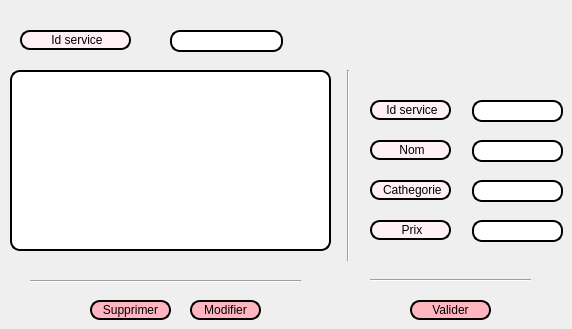
     <widget class="QWidget" name="tab_15">
      <attribute name="title">
       <string>Liste</string>
      </attribute>
      <widget class="QTableView" name="tableView_4">
       <property name="geometry">
        <rect>
         <x>10</x>
         <y>70</y>
         <width>321</width>
         <height>181</height>
        </rect>
       </property>
       <property name="styleSheet">
        <string notr="true">font: 8pt &quot;Comic Sans MS&quot;;
border: 2px solid black;
font: 75 8pt &quot;MS Shell Dlg 2&quot;;
border-radius: 10px;
padding: 0 8px;
background: white;
font: bold, &quot;Comic Sans MS&quot;;;
text-align:center
</string>
       </property>
       <property name="sortingEnabled">
        <bool>true</bool>
       </property>
      </widget>
      <widget class="QPushButton" name="pushButton_supprimer_service">
       <property name="geometry">
        <rect>
         <x>90</x>
         <y>300</y>
         <width>81</width>
         <height>20</height>
        </rect>
       </property>
       <property name="styleSheet">
        <string notr="true">border: 2px solid black;
border-radius: 10px;
padding: 0 8px;
background:#FFB6C1	;
font: bold, &quot;Comic Sans MS&quot;
</string>
       </property>
       <property name="text">
        <string>Supprimer</string>
       </property>
      </widget>
      <widget class="QPushButton" name="pushButton_valider_service_liste">
       <property name="geometry">
        <rect>
         <x>410</x>
         <y>300</y>
         <width>81</width>
         <height>20</height>
        </rect>
       </property>
       <property name="styleSheet">
        <string notr="true">border: 2px solid black;
border-radius: 10px;
padding: 0 8px;
background:#FFB6C1	;
font: bold, &quot;Comic Sans MS&quot;
</string>
       </property>
       <property name="text">
        <string>Valider</string>
       </property>
      </widget>
      <widget class="QPushButton" name="pushButton_modifier_service">
       <property name="geometry">
        <rect>
         <x>190</x>
         <y>300</y>
         <width>71</width>
         <height>20</height>
        </rect>
       </property>
       <property name="styleSheet">
        <string notr="true">border: 2px solid black;
border-radius: 10px;
padding: 0 8px;
background:#FFB6C1	;
font: bold, &quot;Comic Sans MS&quot;
</string>
       </property>
       <property name="text">
        <string>Modifier</string>
       </property>
      </widget>
      <widget class="QLineEdit" name="prix_modif_serv">
       <property name="geometry">
        <rect>
         <x>472</x>
         <y>220</y>
         <width>91</width>
         <height>22</height>
        </rect>
       </property>
       <property name="styleSheet">
        <string notr="true">font: 8pt &quot;Comic Sans MS&quot;;
border: 2px solid black;
font: 75 8pt &quot;MS Shell Dlg 2&quot;;
border-radius: 10px;
padding: 0 8px;
background: white;
font: bold, &quot;Comic Sans MS&quot;;;
text-align:center
</string>
       </property>
       <property name="text">
        <string/>
       </property>
       <property name="maxLength">
        <number>8</number>
       </property>
      </widget>
      <widget class="QLineEdit" name="cath_modif_serv">
       <property name="geometry">
        <rect>
         <x>472</x>
         <y>180</y>
         <width>91</width>
         <height>22</height>
        </rect>
       </property>
       <property name="styleSheet">
        <string notr="true">font: 8pt &quot;Comic Sans MS&quot;;
border: 2px solid black;
font: 75 8pt &quot;MS Shell Dlg 2&quot;;
border-radius: 10px;
padding: 0 8px;
background: white;
font: bold, &quot;Comic Sans MS&quot;;;
text-align:center
</string>
       </property>
       <property name="maxLength">
        <number>10</number>
       </property>
      </widget>
      <widget class="QLineEdit" name="nom_modif_serv">
       <property name="geometry">
        <rect>
         <x>472</x>
         <y>140</y>
         <width>91</width>
         <height>22</height>
        </rect>
       </property>
       <property name="styleSheet">
        <string notr="true">font: 8pt &quot;Comic Sans MS&quot;;
border: 2px solid black;
font: 75 8pt &quot;MS Shell Dlg 2&quot;;
border-radius: 10px;
padding: 0 8px;
background: white;
font: bold, &quot;Comic Sans MS&quot;;;
text-align:center
</string>
       </property>
       <property name="maxLength">
        <number>10</number>
       </property>
      </widget>
      <widget class="QLabel" name="label_30">
       <property name="geometry">
        <rect>
         <x>370</x>
         <y>140</y>
         <width>81</width>
         <height>20</height>
        </rect>
       </property>
       <property name="styleSheet">
        <string notr="true">border: 2px solid black;
font: 75 8pt &quot;MS Shell Dlg 2&quot;;
border-radius: 10px;
padding: 0 8px;
background: #FFF0F5;
font: bold, &quot;Comic Sans MS&quot;;;
text-align:center;

</string>
       </property>
       <property name="text">
        <string>&lt;html&gt;&lt;head/&gt;&lt;body&gt;&lt;p align=&quot;center&quot;&gt;Nom&lt;/p&gt;&lt;/body&gt;&lt;/html&gt;</string>
       </property>
      </widget>
      <widget class="QLabel" name="label_31">
       <property name="geometry">
        <rect>
         <x>370</x>
         <y>180</y>
         <width>81</width>
         <height>20</height>
        </rect>
       </property>
       <property name="styleSheet">
        <string notr="true">border: 2px solid black;
font: 75 8pt &quot;MS Shell Dlg 2&quot;;
border-radius: 10px;
padding: 0 8px;
background: #FFF0F5;
font: bold, &quot;Comic Sans MS&quot;;;
text-align:center;

</string>
       </property>
       <property name="text">
        <string>&lt;html&gt;&lt;head/&gt;&lt;body&gt;&lt;p align=&quot;center&quot;&gt;Cathegorie&lt;/p&gt;&lt;/body&gt;&lt;/html&gt;</string>
       </property>
      </widget>
      <widget class="QLabel" name="label_32">
       <property name="geometry">
        <rect>
         <x>370</x>
         <y>220</y>
         <width>81</width>
         <height>20</height>
        </rect>
       </property>
       <property name="styleSheet">
        <string notr="true">border: 2px solid black;
font: 75 8pt &quot;MS Shell Dlg 2&quot;;
border-radius: 10px;
padding: 0 8px;
background: #FFF0F5;
font: bold, &quot;Comic Sans MS&quot;;;
text-align:center;

</string>
       </property>
       <property name="text">
        <string>&lt;html&gt;&lt;head/&gt;&lt;body&gt;&lt;p align=&quot;center&quot;&gt;Prix&lt;/p&gt;&lt;/body&gt;&lt;/html&gt;</string>
       </property>
      </widget>
      <widget class="QLabel" name="label_33">
       <property name="geometry">
        <rect>
         <x>20</x>
         <y>30</y>
         <width>111</width>
         <height>20</height>
        </rect>
       </property>
       <property name="styleSheet">
        <string notr="true">border: 2px solid black;
font: 75 8pt &quot;MS Shell Dlg 2&quot;;
border-radius: 10px;
padding: 0 8px;
background: #FFF0F5;
font: bold, &quot;Comic Sans MS&quot;;;
text-align:center;

</string>
       </property>
       <property name="text">
        <string>&lt;html&gt;&lt;head/&gt;&lt;body&gt;&lt;p align=&quot;center&quot;&gt;Id service&lt;/p&gt;&lt;/body&gt;&lt;/html&gt;</string>
       </property>
      </widget>
      <widget class="QLineEdit" name="id_serv_liste">
       <property name="geometry">
        <rect>
         <x>170</x>
         <y>30</y>
         <width>113</width>
         <height>22</height>
        </rect>
       </property>
       <property name="styleSheet">
        <string notr="true">font: 8pt &quot;Comic Sans MS&quot;;
border: 2px solid black;
font: 75 8pt &quot;MS Shell Dlg 2&quot;;
border-radius: 10px;
padding: 0 8px;
background: white;
font: bold, &quot;Comic Sans MS&quot;;;
text-align:center
</string>
       </property>
       <property name="maxLength">
        <number>8</number>
       </property>
      </widget>
      <widget class="QLabel" name="label_36">
       <property name="geometry">
        <rect>
         <x>370</x>
         <y>100</y>
         <width>81</width>
         <height>20</height>
        </rect>
       </property>
       <property name="styleSheet">
        <string notr="true">border: 2px solid black;
font: 75 8pt &quot;MS Shell Dlg 2&quot;;
border-radius: 10px;
padding: 0 8px;
background: #FFF0F5;
font: bold, &quot;Comic Sans MS&quot;;;
text-align:center;

</string>
       </property>
       <property name="text">
        <string>&lt;html&gt;&lt;head/&gt;&lt;body&gt;&lt;p align=&quot;center&quot;&gt;Id service&lt;/p&gt;&lt;/body&gt;&lt;/html&gt;</string>
       </property>
      </widget>
      <widget class="QLineEdit" name="modif_id_serv">
       <property name="geometry">
        <rect>
         <x>472</x>
         <y>100</y>
         <width>91</width>
         <height>22</height>
        </rect>
       </property>
       <property name="styleSheet">
        <string notr="true">font: 8pt &quot;Comic Sans MS&quot;;
border: 2px solid black;
font: 75 8pt &quot;MS Shell Dlg 2&quot;;
border-radius: 10px;
padding: 0 8px;
background: white;
font: bold, &quot;Comic Sans MS&quot;;;
text-align:center
</string>
       </property>
       <property name="maxLength">
        <number>8</number>
       </property>
       <property name="readOnly">
        <bool>true</bool>
       </property>
      </widget>
      <widget class="Line" name="line_10">
       <property name="geometry">
        <rect>
         <x>340</x>
         <y>70</y>
         <width>16</width>
         <height>191</height>
        </rect>
       </property>
       <property name="orientation">
        <enum>Qt::Vertical</enum>
       </property>
      </widget>
      <widget class="Line" name="line_11">
       <property name="geometry">
        <rect>
         <x>30</x>
         <y>271</y>
         <width>271</width>
         <height>20</height>
        </rect>
       </property>
       <property name="orientation">
        <enum>Qt::Horizontal</enum>
       </property>
      </widget>
      <widget class="Line" name="line_12">
       <property name="geometry">
        <rect>
         <x>370</x>
         <y>270</y>
         <width>161</width>
         <height>21</height>
        </rect>
       </property>
       <property name="orientation">
        <enum>Qt::Horizontal</enum>
       </property>
      </widget>
     </widget>
